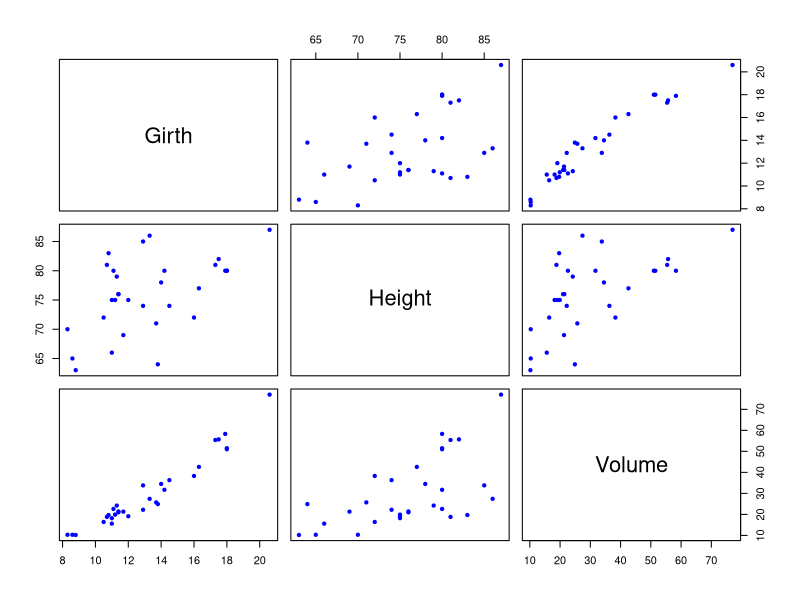
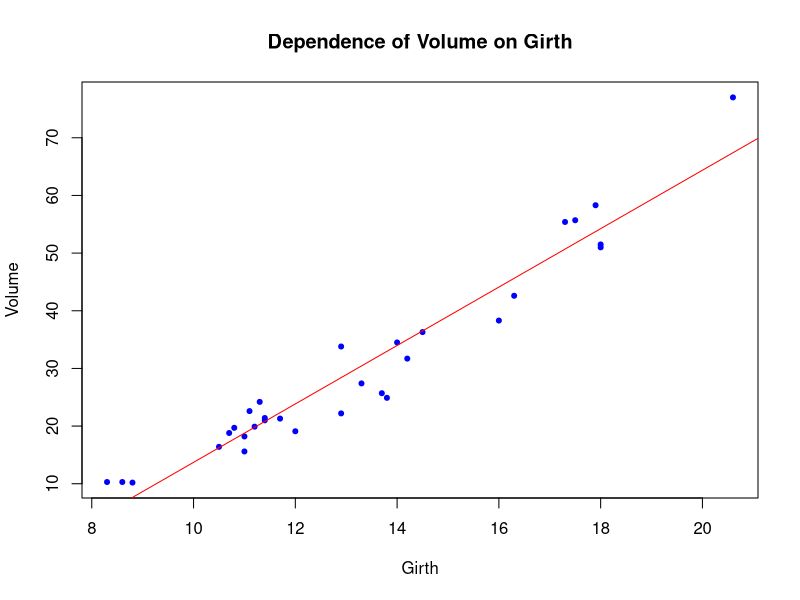

Reproduce these figures in R, in order.
## ---- chunk 1
names(trees)
dim(trees)
## ---- chunk 2
plot(trees, 
     col="blue", pch=20)
## ---- chunk 3
lm.fit<-lm(Volume ~ Girth, data=trees)
summary(lm.fit)
attach(trees)
plot(Girth, Volume, 
     pch=20, col="blue",
     main="Dependence of Volume on Girth")
abline(lm.fit, col="red")
## ---- chunk 4
lm.fit.m<-lm(Volume ~ Height + Girth)
summary(lm.fit.m)
## ---- chunk 5
cor(Height, Girth)
## ---- chunk 6
lm.fit.mi<-lm(Volume ~ Girth*Height)
summary(lm.fit.mi)
## ---- chunk 7
lm.fit.geom<-lm(Volume ~ 0 + I(Girth^2):Height)
summary(lm.fit.geom)
